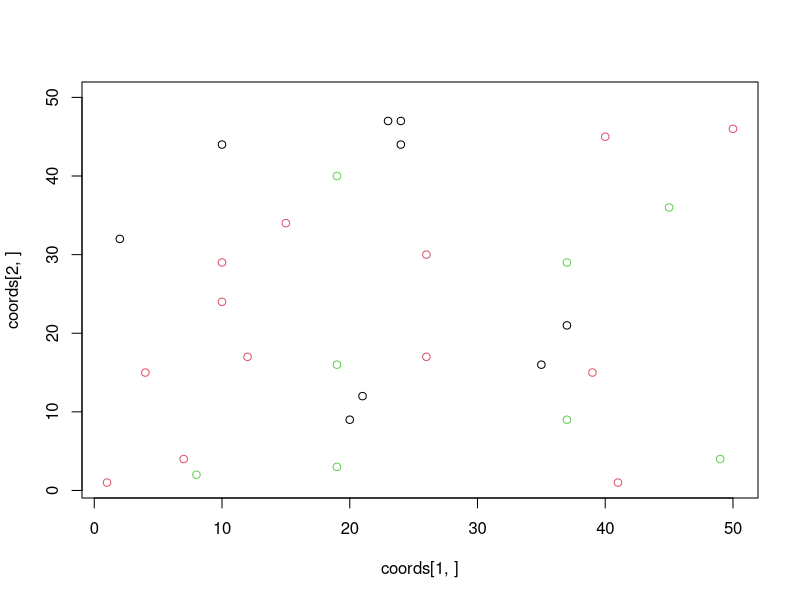
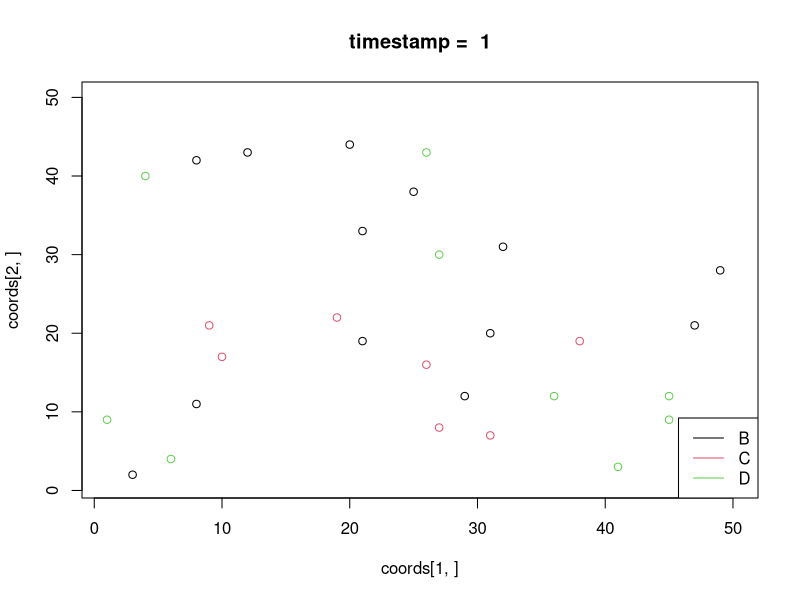
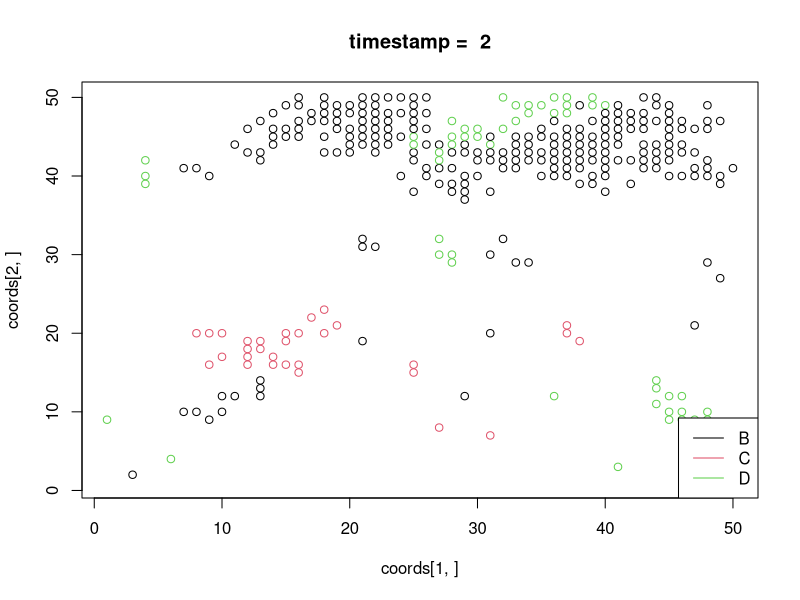
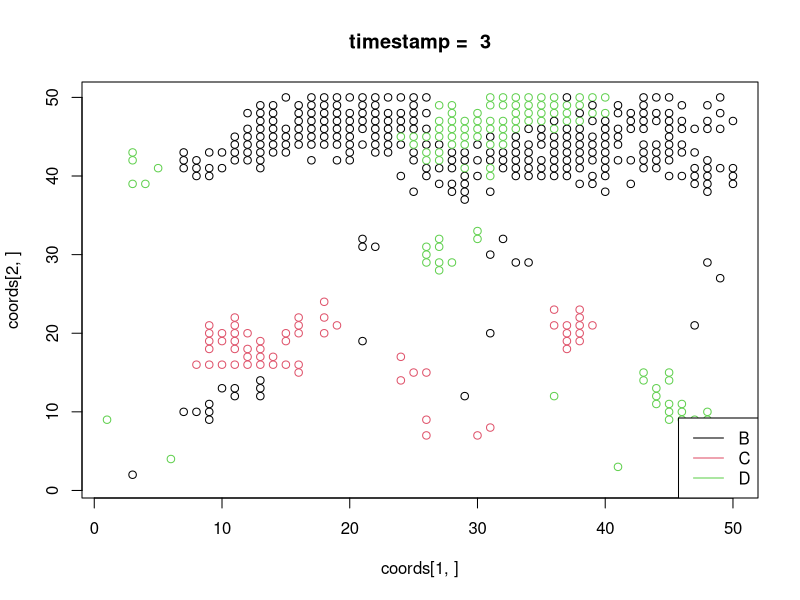
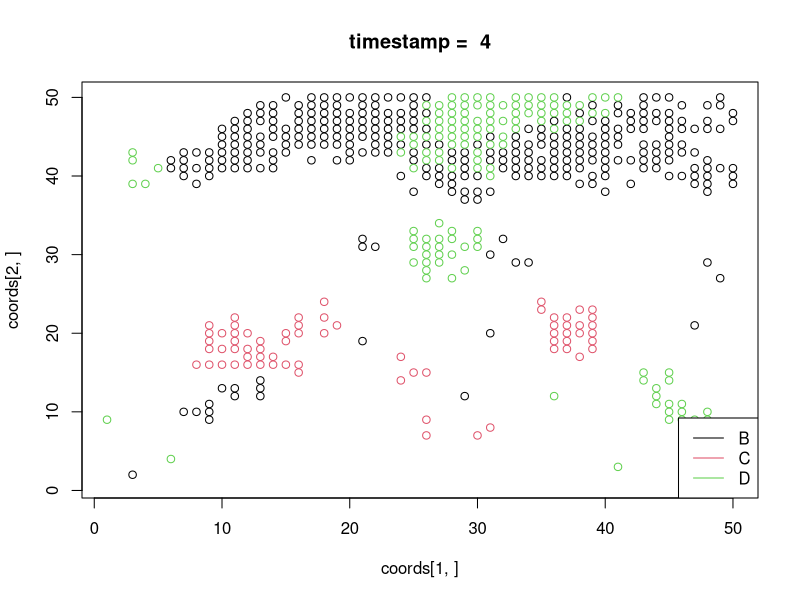
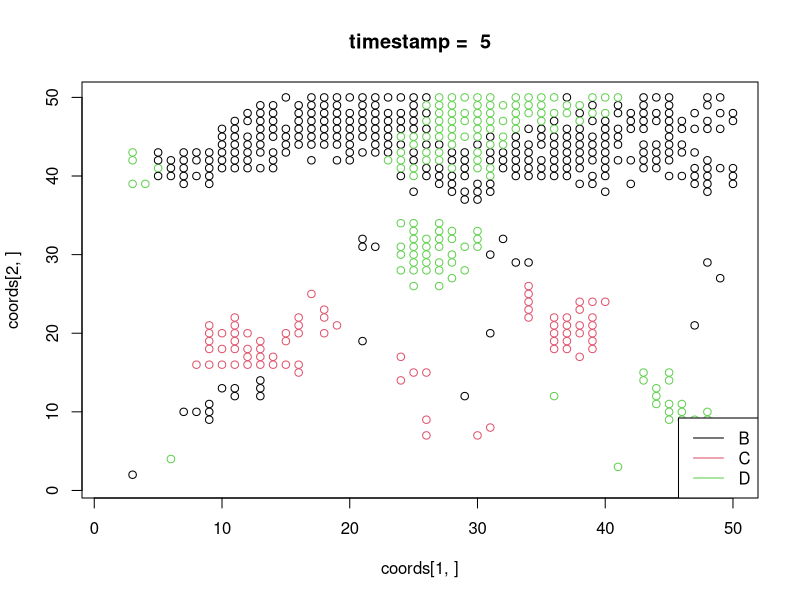
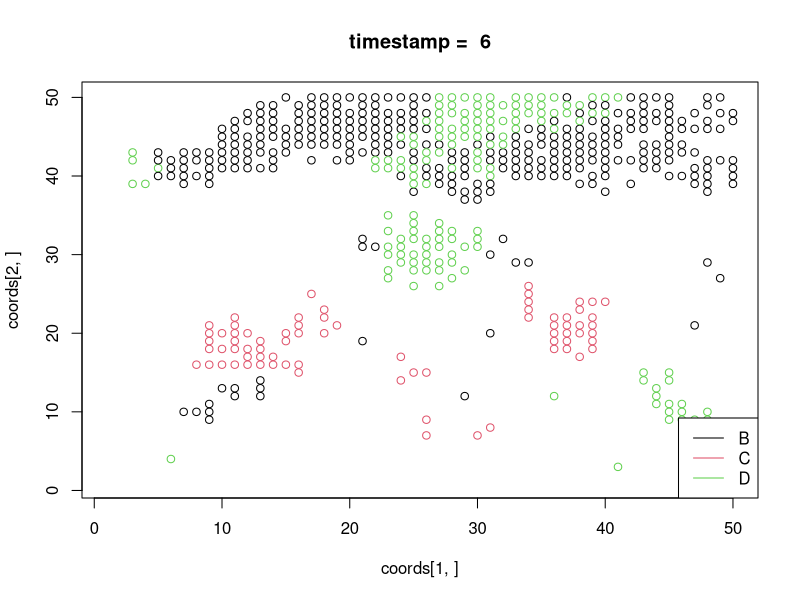
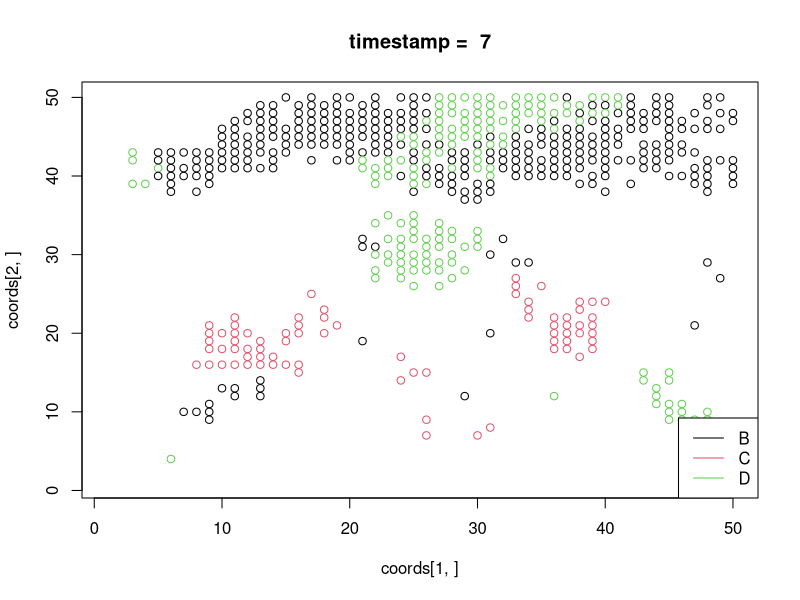

R code for these plots, in order:
# ----- IMSVS ----- #

# TODO : add_food : changé en +X à chaque itt pour toutes les cases
#        verif consumption (les valeurs que prend la variable 'r')


#This is is main body of the program 

y_max = 50
x_max = 50
DThreshold = 50
IThreshold = 5
t = 0
lyso_time = 10
init_food_value = 10
food_per_itt = 250
timestamp = 40
n_bacts = 30

# Placing  bacteria
Init_bacteria<-function(n_bacts)
{
coords <<- matrix(data = 0, ncol = n_bacts, nrow = 2)
Health <<- matrix(data = 0, ncol =  x_max, nrow = y_max)
Type <<- matrix(data = 0, ncol =  x_max, nrow = y_max)

id = sample(1:(x_max*y_max), n_bacts, replace = FALSE)

  for (i in 1:n_bacts) {
    x = ((id[i]-1) %% y_max) + 1
    y = floor((id[i]-1) / y_max) + 1
    coords[, i] <<- c(x, y)
    i = i + 1
    Health[x,y] <<- 20
    rd = runif(1)
    if(rd < 0.33)      Type[x,y] <<- 1 # 'B'
    else if(rd < 0.66) Type[x,y] <<- 2 # 'C'
    else               Type[x,y] <<- 3 # 'D'
  }
}

Init_bacteria(n_bacts)
color = diag(Type[coords[1,],coords[2,]])
plot(coords[1,],coords[2,], xlim = c(1, x_max), ylim = c(1, y_max), col=color)

# Placing the food
Placing_food<-function(n_food)
{
  Food <<- matrix(data = 0, ncol =  x_max, nrow = y_max)
  Food_Value <<- matrix(data = 0, ncol =  x_max, nrow = y_max)
  
  for(i in 1: y_max)
  {
    for(j in 1:x_max)
    {
      vec = runif(1)
      Food_Value[i, j] <<- init_food_value
      
      if(vec[1] < 0.16)
        Food[i, j] <<- "I"
      else if(vec[1] < 0.32)
        Food[i, j] <<- "G"
      else if(vec[1] < 0.48)
        Food[i, j] <<- "F"
      else if(vec[1] < 0.64)
        Food[i, j] <<- "L"
      else if(vec[1] < 0.80)
        Food[i, j] <<- "T"
      else
        Food[i, j] <<- "C"
    }
  }
}

Add_food<-function(n_food)
{
  id = sample(1:(x_max*y_max), n_food, replace = FALSE)
  
  for(ii in 1:n_food)
  {
    vec = runif(1)
    i = ((id[ii]-1) %% y_max) + 1
    j = floor((id[ii]-1) / y_max) + 1
    Food_Value[i, j] <<- init_food_value
    
    if(vec[1] < 0.16)
      Food[i, j] <<- "I"
    else if(vec[1] < 0.32)
      Food[i, j] <<- "G"
    else if(vec[1] < 0.48)
      Food[i, j] <<- "F"
    else if(vec[1] < 0.64)
      Food[i, j] <<- "L"
    else if(vec[1] < 0.80)
      Food[i, j] <<- "T"
    else
      Food[i, j] <<- "C"
  }
}

# Cell Division
Cell_Division<-function(x, y, division_probability)
{
p = division_probability
original_health = floor(Health[x, y] / 2)
new_cell_health = original_health * p
typeb<-Type[x, y]
fin = 0
counter = 1
xs <- c(x - 1, x    , x + 1, x    , x - 1, x - 1, x + 1, x + 1)
ys <- c(y    , y + 1, y    , y - 1, y - 1, y + 1, y + 1, y - 1)

# We get the number of empty cells and their coords
empty_cells = 0 # Nombre de cellule vide 
cells_coords <- matrix(data = 0, ncol =  8, nrow = 2)

  while(counter <= 8)
  {
    xx = xs[counter]
    yy = ys[counter]
    if(xx > 0 && xx <= x_max && yy > 0 && yy <= y_max)
    {
        if(Health[xx, yy] == 0)
      {
          empty_cells = empty_cells + 1
          cells_coords[1, empty_cells] = xx
          cells_coords[2, empty_cells] = yy
        }
    }
    counter = counter + 1
  }
  if(empty_cells > 0)
  {
    if (empty_cells >= 2)
      rd = sample(1:empty_cells, 2, replace = FALSE) # On ne veut pas 2 fois la même position du coup
    else
      rd = 1
    for(index in rd){
      new_cell_x = cells_coords[1, index]
      new_cell_y = cells_coords[2, index]
      Health[new_cell_x, new_cell_y] <<- original_health
      Type[new_cell_x, new_cell_y] <<- typeb
      n_bacts <<- n_bacts + 1
      coords <<- cbind(coords, c(new_cell_x, new_cell_y))
    }
  }
    
  # remove bacterie // Bah du coup non?
  Kill_bacteria(x,y)
}

Comsumption<-function(x, y)
{
  tmp <- 0
  if(x > 1 && x < x_max && y > 1 && y < y_max)
  for(j in x-1:x+1)
  {
    for(k in y-1:y+1)
    {
      # Ok here there's an issue since we could check the type before the for loops
      if((
        Type[x, y] == 1 && (Food[j, k] == "G" || Food[j, k] == "F" || Food[j, k] == "L")
        || 
        Type[x, y] == 2 && (Food[j, k] == "G" || Food[j, k] == "F" || Food[j, k] == "L" || Food[j, k] == "I")
        ||
        Type[x, y] == 3 && (Food[j, k] == "T" || Food[j, k] == "C")
        ) && Food_Value[j, k] >= 1
      )
      {
        Food_Value[j, k] <<- Food_Value[j, k] - 1
        tmp <- tmp + 1
        
        if(Food_Value[j, k] <= 0)
          Food[j, k] <<- 0
      }
    }
  }
  Health[x, y] <<- Health[x, y] + tmp
}


Adjust_lysozyme<-function(x, y)
{
  if(Type[x, y] == 2){ # Bactérie C
    Health[x, y] <<- Health[x, y] - 2
  }
}

Kill_bacteria<-function(x,y){
  index = 0
  
  a = which(coords[1,] == x)
  b = which(coords[2,] == y)
  index = intersect(a,b)
  
  Health[x, y] <<- 0
  Type[x, y] <<- 0
  
  if(index != 0){
    n_bacts <<- n_bacts - 1
    coords <<- coords[,-index]
  }
}

Init_bacteria(n_bacts)
Placing_food(x_max * y_max)


GIB = rep(NA, times=timestamp)
num_bacteria = matrix(data = 0, ncol = timestamp, nrow = 3)

for(t in 1:timestamp)
{
  color = diag(Type[coords[1,],coords[2,]])
  plot(coords[1,],coords[2,], xlim = c(1, x_max), ylim = c(1, y_max), col=color)
  title(paste("timestamp = ",t))
  legend(legend = c("B", "C", "D"), col = 1:3, x = "bottomright", lty=1)

  for(i in 1:x_max)
  {
    for(j in 1:y_max)
    {
      if(Health[i, j] != 0)
        Comsumption(i, j)
      
      if(Health[i, j] > DThreshold)
        Cell_Division(i, j, 1.0)
      
      Health[i, j] = Health[i, j] - IThreshold
        
      if(t > lyso_time)
        Adjust_lysozyme(i, j)
      
      if(Type[i, j] != 0 && Health[i, j] <= 0)
        Kill_bacteria(i,j)
      if(Health[i, j] <= 0)
        Health[i, j] <- 0
    }
  }
  
  Add_food(food_per_itt)
  
  B = sum(Type[,] == 1)
  C = sum(Type[,] == 2)
  D = sum(Type[,] == 3)
  Bs = sum(Health[Type[,] == 1])
  Cs = sum(Health[Type[,] == 2])
  Ds = sum(Health[Type[,] == 3])
  
  GIB[t] = (B/Bs) / ((C+D)/(Cs+Ds)) - 1
  num_bacteria[,t] = c(B,C,D) 
}

ts = 1:timestamp

plot(ts, c(num_bacteria[1,]), type = "o", col = 1, ylim = c(40, max(num_bacteria)))
lines(ts, num_bacteria[2,], type = "o", col = 2)
lines(ts, num_bacteria[3,], type = "o", col = 3)
abline(v=lyso_time)
legend(legend = c("B", "C", "D"), col = 1:3, lty=1, x = "topright")

up = GIB>=0
down = GIB<=0
half = (max(ts[up]) + min(ts[down]))/2
plot(ts, GIB, type = "o")
polygon(x = c(min(ts[up]), ts[up],half),
        y = c(0, GIB[up],0),
        col = "red" )
polygon(x = c(half,ts[down],max(ts[down])),
        y = c(0,GIB[down],0),
        col = "blue" )
lines(1:timestamp, rep(0,timestamp))
abline(v=lyso_time)

